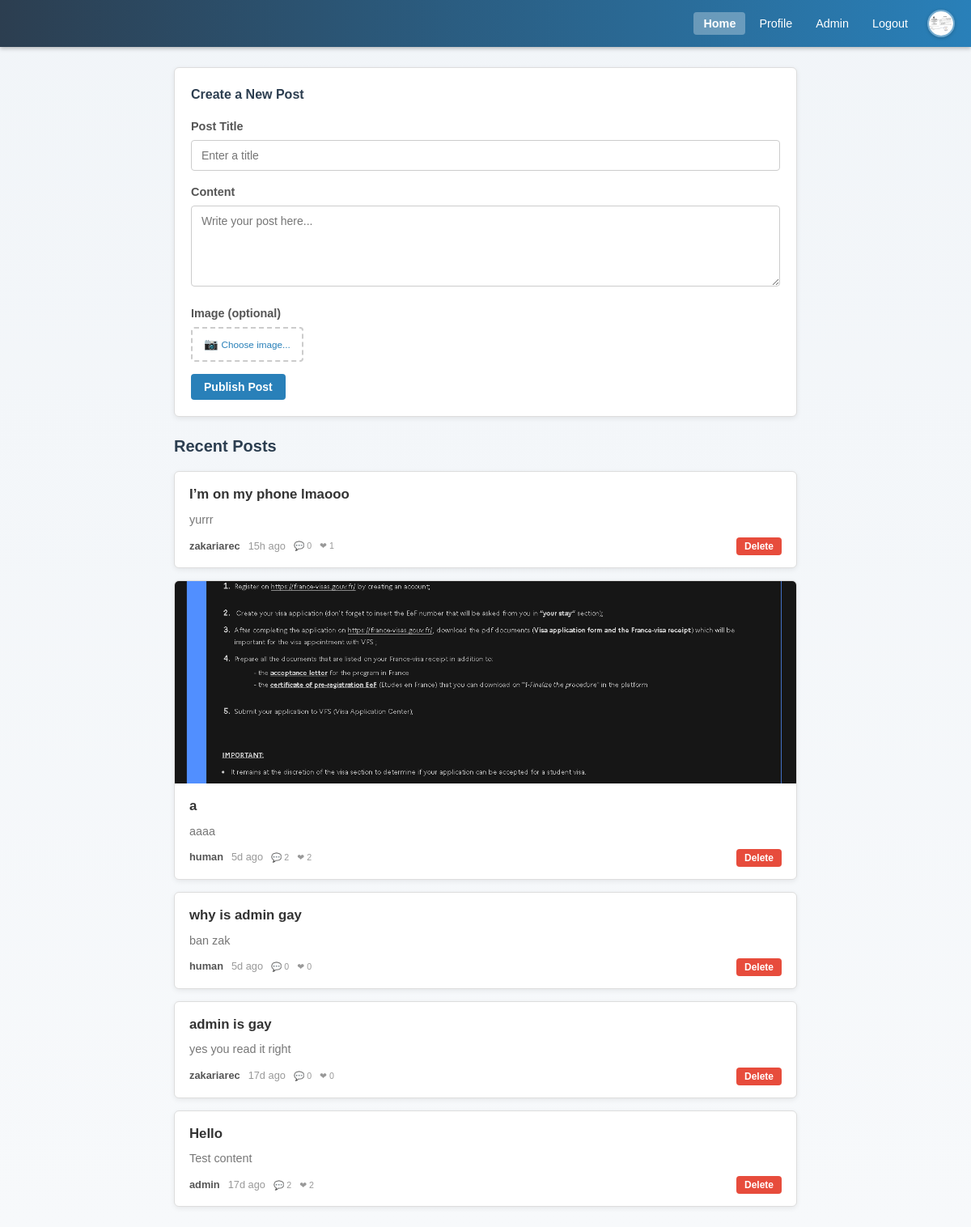
/index.php (signed in), run on the app's committed database.
### tables this page shows
CREATE TABLE users (
                id         INTEGER PRIMARY KEY AUTOINCREMENT,
                username   TEXT NOT NULL UNIQUE,
                email      TEXT NOT NULL UNIQUE,
                password   TEXT NOT NULL,
                role       TEXT NOT NULL DEFAULT 'user',
                bio        TEXT DEFAULT '',
                avatar     TEXT DEFAULT '',
                created_at TEXT DEFAULT (datetime('now'))
            );

CREATE TABLE posts (
                id         INTEGER PRIMARY KEY AUTOINCREMENT,
                user_id    INTEGER NOT NULL,
                title      TEXT NOT NULL,
                content    TEXT NOT NULL,
                image      TEXT DEFAULT '',
                created_at TEXT DEFAULT (datetime('now')),
                FOREIGN KEY (user_id) REFERENCES users(id) ON DELETE CASCADE
            );

### index.php (the view, shortened to what this page needs)
<?php
require 'config.php';
requireLogin();
$me      = currentUser();
$postObj = new Post();
$posts = $postObj->getAll();
?>
<!DOCTYPE html>
<html lang="en">
<head>
    <link rel="stylesheet" href="style.css">
</head>
<body>
<?= nav() ?>
<main class="container">
    <section class="compose-box">
        <h3>Create a New Post</h3>
        <form method="POST" enctype="multipart/form-data">
            <div class="form-group">
                <label class="form-label" for="title">Post Title</label>
                <input class="form-control" type="text" id="title" name="title"
                       placeholder="Enter a title" required maxlength="120"
                       value="<?= h($_POST['title'] ?? '') ?>">
            </div>
            <div class="form-group">
                <label class="form-label" for="content">Content</label>
                <textarea class="form-control" id="content" name="content"
                          placeholder="Write your post here..." required
                          rows="4"><?= h($_POST['content'] ?? '') ?></textarea>
            </div>
            <div class="form-group">
                <label class="form-label">Image (optional)</label>
                <label class="file-input-label">
                    &#128247; <small id="img-name">Choose image...</small>
                </label>
            </div>
            <button class="btn btn-primary" type="submit">Publish Post</button>
        </form>
    </section>
    <h2 class="page-title">Recent Posts</h2>
    <?php if (empty($posts)): ?>
        <p class="text-muted text-center">No posts yet.</p>
    <?php else: ?>
        <section class="post-list">
            <?php foreach ($posts as $p): ?>
                <article class="post-card" data-href="post.php?id=<?= $p['id'] ?>" role="link" tabindex="0">
                    <?php if ($p['image']): ?>
                        <img class="post-card-img" src="uploads/<?= h($p['image']) ?>" alt="Post image">
                    <?php endif; ?>
                    <section class="post-card-body">
                        <h3 class="post-card-title"><?= h($p['title']) ?></h3>
                        <?php
                        $preview = $p['content'];
                        ?>
                        <p class="post-card-excerpt"><?= h($preview) ?></p>
                        <footer class="post-meta">
                            <a href="profile.php?id=<?= $p['user_id'] ?>"><strong><?= h($p['username']) ?></strong></a>
                            <time datetime="<?= h($p['created_at']) ?>"><?= timeAgo($p['created_at']) ?></time>
                            <small>&#128172; <?= (int)$p['comment_count'] ?></small>
                            <small>&#10084; <?= (int)$p['like_count'] ?></small>
                            <?php if ((int)$p['user_id'] === (int)$me['id'] || $me['role'] === 'admin'): ?>
                                <form method="POST" action="post.php" class="push-right">
                                    <button class="btn btn-danger btn-sm" type="submit"
                                            onclick="return confirm('Are you sure you want to delete this post?')">Delete</button>
                                </form>
                            <?php endif; ?>
                        </footer>
                    </section>
                </article>
            <?php endforeach; ?>
        </section>
    <?php endif; ?>
</main>
</body>
</html>

### config.php (shortened to what this page needs)
<?php
class Database {
    private static ?PDO $instance = null;
    public static function get(): PDO {
        if (self::$instance === null) {
            self::$instance = new PDO('sqlite:' . DB_PATH);
            self::$instance->setAttribute(PDO::ATTR_ERRMODE, PDO::ERRMODE_EXCEPTION);
            self::$instance->setAttribute(PDO::ATTR_DEFAULT_FETCH_MODE, PDO::FETCH_ASSOC);
            self::$instance->exec('PRAGMA foreign_keys = ON;');
            self::seed(self::$instance);
        }
        return self::$instance;
    }
    private static function seed(PDO $db): void {
        $db->exec("
            CREATE TABLE IF NOT EXISTS users (
                id         INTEGER PRIMARY KEY AUTOINCREMENT,
                username   TEXT NOT NULL UNIQUE,
                email      TEXT NOT NULL UNIQUE,
                password   TEXT NOT NULL,
                role       TEXT NOT NULL DEFAULT 'user',
                bio        TEXT DEFAULT '',
                avatar     TEXT DEFAULT '',
                created_at TEXT DEFAULT (datetime('now'))
            );
            CREATE TABLE IF NOT EXISTS posts (
                id         INTEGER PRIMARY KEY AUTOINCREMENT,
                user_id    INTEGER NOT NULL,
                title      TEXT NOT NULL,
                content    TEXT NOT NULL,
                image      TEXT DEFAULT '',
                created_at TEXT DEFAULT (datetime('now')),
                FOREIGN KEY (user_id) REFERENCES users(id) ON DELETE CASCADE
            );
            CREATE TABLE IF NOT EXISTS comments (
                id         INTEGER PRIMARY KEY AUTOINCREMENT,
                post_id    INTEGER NOT NULL,
                user_id    INTEGER NOT NULL,
                content    TEXT NOT NULL,
                created_at TEXT DEFAULT (datetime('now')),
                FOREIGN KEY (post_id) REFERENCES posts(id) ON DELETE CASCADE,
                FOREIGN KEY (user_id) REFERENCES users(id) ON DELETE CASCADE
            );
            CREATE TABLE IF NOT EXISTS likes (
                user_id    INTEGER NOT NULL,
                post_id    INTEGER NOT NULL,
                PRIMARY KEY (user_id, post_id),
                FOREIGN KEY (user_id) REFERENCES users(id) ON DELETE CASCADE,
                FOREIGN KEY (post_id) REFERENCES posts(id) ON DELETE CASCADE
            );
        ");
        if ($db->query("SELECT COUNT(*) FROM users")->fetchColumn() == 0) {
            $hash = password_hash('admin123', PASSWORD_DEFAULT);
            $db->exec("INSERT INTO users (username, email, password, role) VALUES ('admin', 'admin@blog.com', '$hash', 'admin')");
        }
    }
}
class User {
    private PDO $db;
    public function __construct() { $this->db = Database::get(); }
    public function getById(int $id): ?array {
        $s = $this->db->prepare("SELECT * FROM users WHERE id=?");
        $s->execute([$id]);
        return $s->fetch() ?: null;
    }
}
class Post {
    private PDO $db;
    public function __construct() { $this->db = Database::get(); }
    public function getAll(): array {
        return $this->db->query("SELECT p.*, u.username, (SELECT COUNT(*) FROM comments WHERE post_id=p.id) AS comment_count, (SELECT COUNT(*) FROM likes WHERE post_id=p.id) AS like_count FROM posts p JOIN users u ON u.id=p.user_id ORDER BY p.created_at DESC")->fetchAll();
    }
}
function h(string $s): string { return htmlspecialchars($s, ENT_QUOTES, 'UTF-8'); }
function timeAgo(string $dt): string {
    $d = time() - strtotime($dt);
    if ($d < 86400) return floor($d/3600) . 'h ago';
    return floor($d/86400) . 'd ago';
}
function currentUser(): ?array {
    static $u = null;
    if ($u === null) {
        $obj = new User();
        $u   = $obj->getById((int)$_SESSION['user_id']);
    }
    return $u;
}
function requireLogin(): void {
    if (empty($_SESSION['user_id']) || currentUser() === null) {
        header('Location: login.php'); exit;
    }
}
function nav(): string {
    $me   = currentUser();
    $page = basename($_SERVER['PHP_SELF'], '.php');
    $links = '<li><a href="index.php"' . ($page==='index'?' class="active"':'') . '>Home</a></li>';
    if ($me) {
        $links .= '<li><a href="profile.php"' . ($page==='profile'?' class="active"':'') . '>Profile</a></li>';
        if ($me['role'] === 'admin') $links .= '<li><a href="admin.php"' . ($page==='admin'?' class="active"':'') . '>Admin</a></li>';
        $links .= '<li><a href="logout.php">Logout</a></li>';
    } else {
        $links .= '<li><a href="login.php"' . ($page==='login'?' class="active"':'') . '>Login</a></li>';
    }
    $user = '';
    if ($me) {
        $avatar = !empty($me['avatar'])
            ? '<img class="nav-avatar" src="uploads/' . h($me['avatar']) . '" alt="' . h($me['username']) . ' avatar">'
            : '<span class="nav-avatar nav-avatar-letter" aria-hidden="true">' . strtoupper($me['username'][0] ?? '?') . '</span>';
        $user = '<div class="nav-right"><a class="nav-profile" href="profile.php" aria-label="Open profile">' . $avatar . '</a></div>';
    }
    return '<nav class="navbar"><ul class="nav-links">' . $links . '</ul>' . $user . '</nav>';
}

### style.css (style rules this page uses)
html { width: 100%; min-height: 100%; background: linear-gradient(180deg, var(--page-bg), #f7f9fb); }
:root { --primary: #2980b9; --primary-dark: #2c3e50; --page-bg: hsl(210, 35%, 96%); --card-bg: #ffffff; --text: #333333; --muted: #777777; --border: #dddddd; --soft-shadow: 0 2px 6px rgba(0, 0, 0, 0.08); --primary-glow: rgba(41, 128, 185, 0.35); }
* { margin: 0; padding: 0; box-sizing: border-box; }
body { font-family: Arial, Helvetica, sans-serif; background: linear-gradient(180deg, var(--page-bg), #f7f9fb); color: var(--text); font-size: 16px; line-height: 1.6; min-height: 100vh; min-height: 100dvh; width: 100%; overflow-x: hidden; }
a { color: var(--primary); text-decoration: none; }
img { max-width: 100%; display: block; }
.navbar { background: linear-gradient(to right, var(--primary-dark), var(--primary)); padding: 12px 20px; display: flex; justify-content: flex-end; align-items: center; box-shadow: 0 2px 5px rgba(0, 0, 0, 0.25); min-height: 50px; width: 100%; position: sticky; top: 0; z-index: 20; }
.nav-links { display: flex; align-items: center; gap: 5px; list-style: none; margin-left: auto; flex-wrap: wrap; }
.nav-right { margin-left: 12px; display: flex; align-items: center; }
.nav-links a { color: #ffffff; padding: 6px 12px; border-radius: 4px; font-size: 0.9rem; text-decoration: none; transition: background-color 0.2s ease; }
.nav-links a.active { background-color: rgba(255, 255, 255, 0.3); font-weight: bold; }
.nav-profile { display: inline-flex; align-items: center; justify-content: center; width: 34px; height: 34px; border-radius: 50%; overflow: hidden; border: 2px solid rgba(255, 255, 255, 0.35); box-shadow: 0 1px 4px rgba(0, 0, 0, 0.2); }
.nav-avatar { width: 100%; height: 100%; object-fit: cover; display: block; }
.container { max-width: 800px; margin: 0 auto; padding: 25px 15px; }
.page-title { font-size: 1.25rem; font-weight: bold; color: var(--primary-dark); margin-bottom: 15px; }
.card, .compose-box, .post-full, .profile-card, .stat-box, .comment { background: var(--card-bg); border: 1px solid var(--border); border-radius: 6px; }
.card, .compose-box, .post-full, .profile-card, .stat-box { box-shadow: var(--soft-shadow); }
.btn { display: inline-block; padding: 8px 16px; border: none; border-radius: 4px; font-size: 14px; font-weight: bold; cursor: pointer; text-decoration: none; transition: background-color 0.2s ease, transform 0.15s ease; }
.btn-primary { background-color: var(--primary); color: #ffffff; }
.btn-danger { background-color: #e74c3c; color: #ffffff; }
.btn-sm { padding: 4px 10px; font-size: 12px; }
.form-group { margin-bottom: 15px; }
.form-label { display: block; margin-bottom: 5px; font-weight: bold; color: #555555; font-size: 0.9rem; }
.form-control { width: 100%; padding: 10px 12px; border: 1px solid #cccccc; border-radius: 4px; font-size: 14px; font-family: inherit; background-color: #ffffff; color: #333333; transition: border-color 0.2s ease, box-shadow 0.2s ease; }
textarea.form-control { resize: vertical; min-height: 100px; }
.post-list { display: flex; flex-direction: column; gap: 15px; }
.post-card { background: var(--card-bg); border: 1px solid var(--border); border-radius: 6px; overflow: hidden; box-shadow: 0 2px 6px rgba(0, 0, 0, 0.07); transition: transform 0.2s ease, box-shadow 0.2s ease; cursor: pointer; }
.post-card-img { width: 100%; max-height: 250px; object-fit: cover; }
.post-card-body { padding: 15px 18px; }
.post-card-title { font-size: 1.05rem; font-weight: bold; margin-bottom: 6px; }
.post-card-excerpt { color: #777777; font-size: 0.9rem; margin-bottom: 10px; }
.post-meta { font-size: 0.8rem; color: #999999; display: flex; align-items: center; gap: 10px; flex-wrap: wrap; }
.post-meta strong { color: #555555; }
.compose-box { padding: 20px; margin-bottom: 20px; }
.compose-box h3 { font-size: 1rem; font-weight: bold; color: var(--primary-dark); margin-bottom: 15px; }
.file-input-label { display: inline-block; padding: 8px 14px; border: 2px dashed #cccccc; border-radius: 4px; cursor: pointer; font-size: 0.88rem; color: #2980b9; transition: border-color 0.2s ease; }
.push-right { margin-left: auto; }

### data on the page
users: avatar (picture)
posts: title "I’m on my phone lmaooo", content "yurrr", username "zakariarec", created_at "15h ago", comment_count "0", like_count "1"
posts: image (picture), title "a", content "aaaa", username "human", created_at "5d ago", comment_count "2", like_count "2"
posts: title "why is admin gay", content "ban zak", username "human", created_at "5d ago", comment_count "0", like_count "0"
posts: title "admin is gay", content "yes you read it right", username "zakariarec", created_at "17d ago", comment_count "0", like_count "0"
posts: title "Hello", content "Test content", username "admin", created_at "17d ago", comment_count "2", like_count "2"
